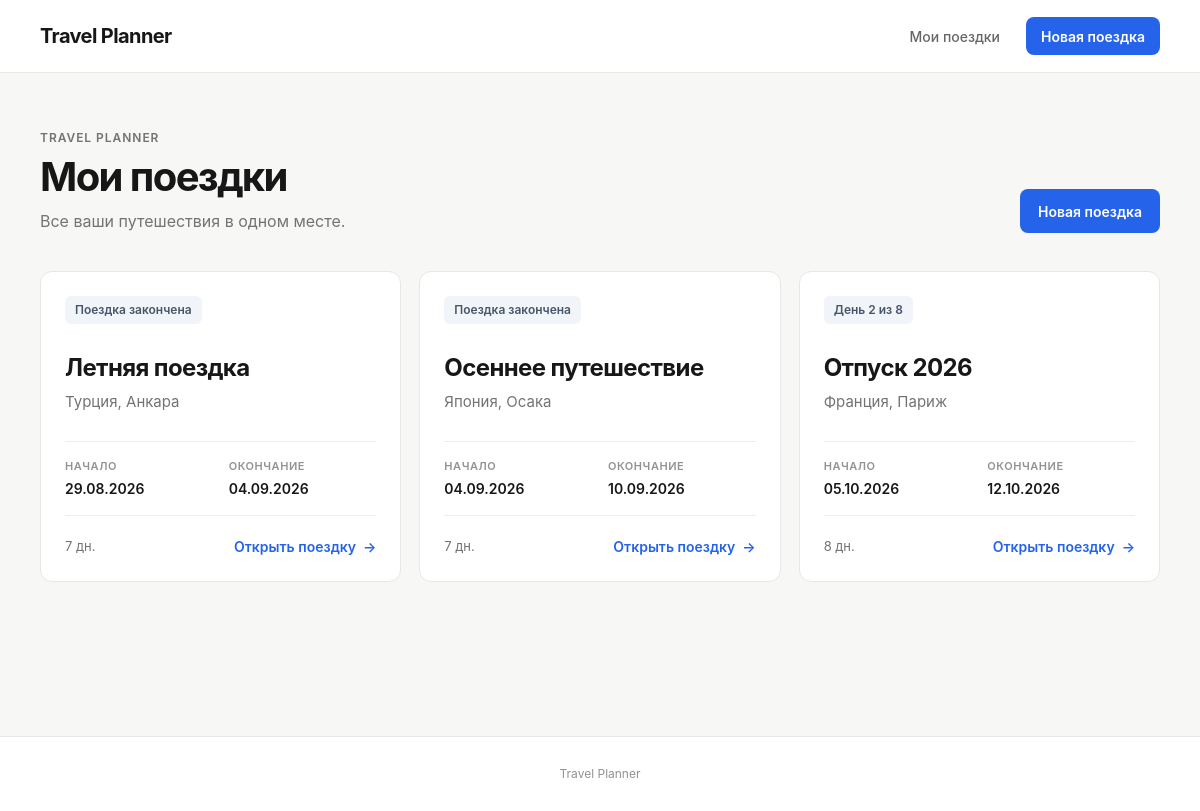
The page / on the database its author committed.
### trips/models.py (models this page shows, shortened)
class Trip(models.Model):
    title = models.CharField(
        max_length=100,
        verbose_name="Название поездки",
    )
    country = models.ForeignKey(
        Country,
        on_delete=models.PROTECT,
        related_name="trips",
        verbose_name="Страна",
    )
    city = models.ForeignKey(
        City,
        on_delete=models.PROTECT,
        related_name="trips",
        verbose_name="Город",
    )
    start_date = models.DateField(
        verbose_name="Дата начала",
    )
    end_date = models.DateField(
        verbose_name="Дата окончания",
    )
    budget = models.IntegerField(
        default=0,
        verbose_name="Бюджет",
    )
    created_at = models.DateTimeField(
        auto_now_add=True,
        verbose_name="Дата создания",
    )
    class Meta:
        ordering = ["start_date"]
        verbose_name = "Поездка"
        verbose_name_plural = "Поездки"
    @property
    def duration_days(self):
        return (self.end_date - self.start_date).days + 1
    @property
    def trip_status(self):
        from datetime import date
        today = date.today()
        if today < self.start_date:
            days_left = (self.start_date - today).days
            if days_left == 1:
                return "Завтра"
            return f"Через {days_left} дней"
        if today > self.end_date:
            return "Поездка закончена"
        current_day = (today - self.start_date).days + 1
        return f"День {current_day} из {self.duration_days}"

class Country(models.Model):
    name = models.CharField(
        max_length=100,
        unique=True,
        verbose_name="Страна",
    )
    class Meta:
        ordering = ["name"]
        verbose_name = "Страна"
        verbose_name_plural = "Страны"

class City(models.Model):
    country = models.ForeignKey(
        Country,
        on_delete=models.CASCADE,
        related_name="cities",
        verbose_name="Страна",
    )
    name = models.CharField(
        max_length=100,
        verbose_name="Город",
    )
    class Meta:
        ordering = ["name"]
        constraints = [
            models.UniqueConstraint(
                fields=["country", "name"],
                name="unique_city_per_country",
            ),
        ]
        verbose_name = "Город"
        verbose_name_plural = "Города"

### trips/views.py (the view)
def trip_list(request):
    trips = Trip.objects.all()
    return render(
        request,
        "trips/trip_list.html",
        {
            "trips": trips,
        },
    )

### trips/templates/trips/trip_list.html (shortened to what this page needs)
{% extends "trips/base.html" %}
{% block content %}
<section class="page-intro">
    <div>
        <p class="eyebrow">
            Travel Planner
        </p>
        <h1>
            Мои поездки
        </h1>
        <p class="subtitle">
            Все ваши путешествия в одном месте.
        </p>
    </div>
    <a
        href="{% url 'trip_create' %}"
        class="button">
        Новая поездка
    </a>
</section>
{% if trips %}
    <section class="trip-grid">
        {% for trip in trips %}
            <article class="trip-card">
                <div class="trip-card-top">
                    <span class="trip-status">
                        {{ trip.trip_status }}
                    </span>
                </div>
                <div class="trip-card-main">
                    <h2>
                        {{ trip.title }}
                    </h2>
                    <p class="trip-location">
                        {{ trip.country.name }},
                        {{ trip.city.name }}
                    </p>
                </div>
                <div class="trip-dates">
                    <div>
                        <span class="trip-meta-label">
                            Начало
                        </span>
                        <strong>
                            {{ trip.start_date|date:"d.m.Y" }}
                        </strong>
                    </div>
                    <div>
                        <span class="trip-meta-label">
                            Окончание
                        </span>
                        <strong>
                            {{ trip.end_date|date:"d.m.Y" }}
                        </strong>
                    </div>
                </div>
                <div class="trip-card-footer">
                    <span class="trip-duration">
                        {{ trip.duration_days }} дн.
                    </span>
                    <a
                        href="{% url 'trip_detail' trip.pk %}"
                        class="card-link">
                        Открыть поездку
                        <span aria-hidden="true">→</span>
                    </a>
                </div>
            </article>
        {% endfor %}
    </section>
{% endif %}
{% endblock %}

### trips/static/trips/style.css (style rules this page uses)
* { box-sizing: border-box; }
html { scroll-behavior: smooth; }
body { margin: 0; font-family: Inter, -apple-system, BlinkMacSystemFont, "Segoe UI", Arial, sans-serif; background: #f7f7f5; color: #171717; line-height: 1.5; }
a { color: inherit; text-decoration: none; }
.page-intro { display: flex; align-items: flex-end; justify-content: space-between; gap: 30px; margin-bottom: 38px; }
.eyebrow { margin: 0 0 8px; color: #737373; font-size: 12px; font-weight: 600; letter-spacing: 0.08em; text-transform: uppercase; }
.page-intro h1 { margin: 0; font-size: 40px; font-weight: 700; line-height: 1.1; letter-spacing: -0.04em; }
.subtitle { margin: 10px 0 0; color: #737373; font-size: 16px; }
.button { display: inline-flex; align-items: center; justify-content: center; min-height: 44px; padding: 0 18px; border: none; border-radius: 8px; background: #2563eb; color: #ffffff; font-size: 14px; font-weight: 600; cursor: pointer; transition: background-color 0.15s ease, transform 0.15s ease; }
.trip-grid { display: grid; grid-template-columns: repeat( auto-fit, minmax(300px, 1fr) ); gap: 18px; }
.trip-card { display: flex; flex-direction: column; min-height: 310px; padding: 24px; background: #ffffff; border: 1px solid #e7e7e4; border-radius: 12px; transition: border-color 0.15s ease, box-shadow 0.15s ease, transform 0.15s ease; }
.trip-card-top { display: flex; align-items: center; justify-content: space-between; margin-bottom: 30px; }
.trip-status { display: inline-flex; align-items: center; min-height: 28px; padding: 0 10px; border-radius: 6px; background: #f1f5f9; color: #475569; font-size: 12px; font-weight: 600; }
.trip-card-main { margin-bottom: 28px; }
.trip-card-main h2 { margin: 0; font-size: 24px; font-weight: 650; line-height: 1.2; letter-spacing: -0.025em; }
.trip-location { margin: 8px 0 0; color: #737373; font-size: 15px; }
.trip-dates { display: grid; grid-template-columns: 1fr 1fr; gap: 16px; padding: 16px 0; border-top: 1px solid #eeeeeb; border-bottom: 1px solid #eeeeeb; }
.trip-dates div { display: flex; flex-direction: column; gap: 3px; }
.trip-meta-label { color: #929292; font-size: 11px; font-weight: 600; text-transform: uppercase; letter-spacing: 0.05em; }
.trip-dates strong { font-size: 14px; font-weight: 600; }
.trip-card-footer { display: flex; align-items: center; justify-content: space-between; gap: 15px; margin-top: auto; padding-top: 20px; }
.trip-duration { color: #737373; font-size: 13px; }
.card-link { display: inline-flex; align-items: center; gap: 7px; color: #2563eb; font-size: 14px; font-weight: 600; transition: gap 0.15s ease; }

### rows shown on the page
Trip: trip_status "Поездка закончена", title "Летняя поездка", country.name "Турция", city.name "Анкара", start_date "29.08.2026", end_date "04.09.2026", duration_days "7"
Trip: trip_status "Поездка закончена", title "Осеннее путешествие", country.name "Япония", city.name "Осака", start_date "04.09.2026", end_date "10.09.2026", duration_days "7"
Trip: trip_status "День 2 из 8", title "Отпуск 2026", country.name "Франция", city.name "Париж", start_date "05.10.2026", end_date "12.10.2026", duration_days "8"
